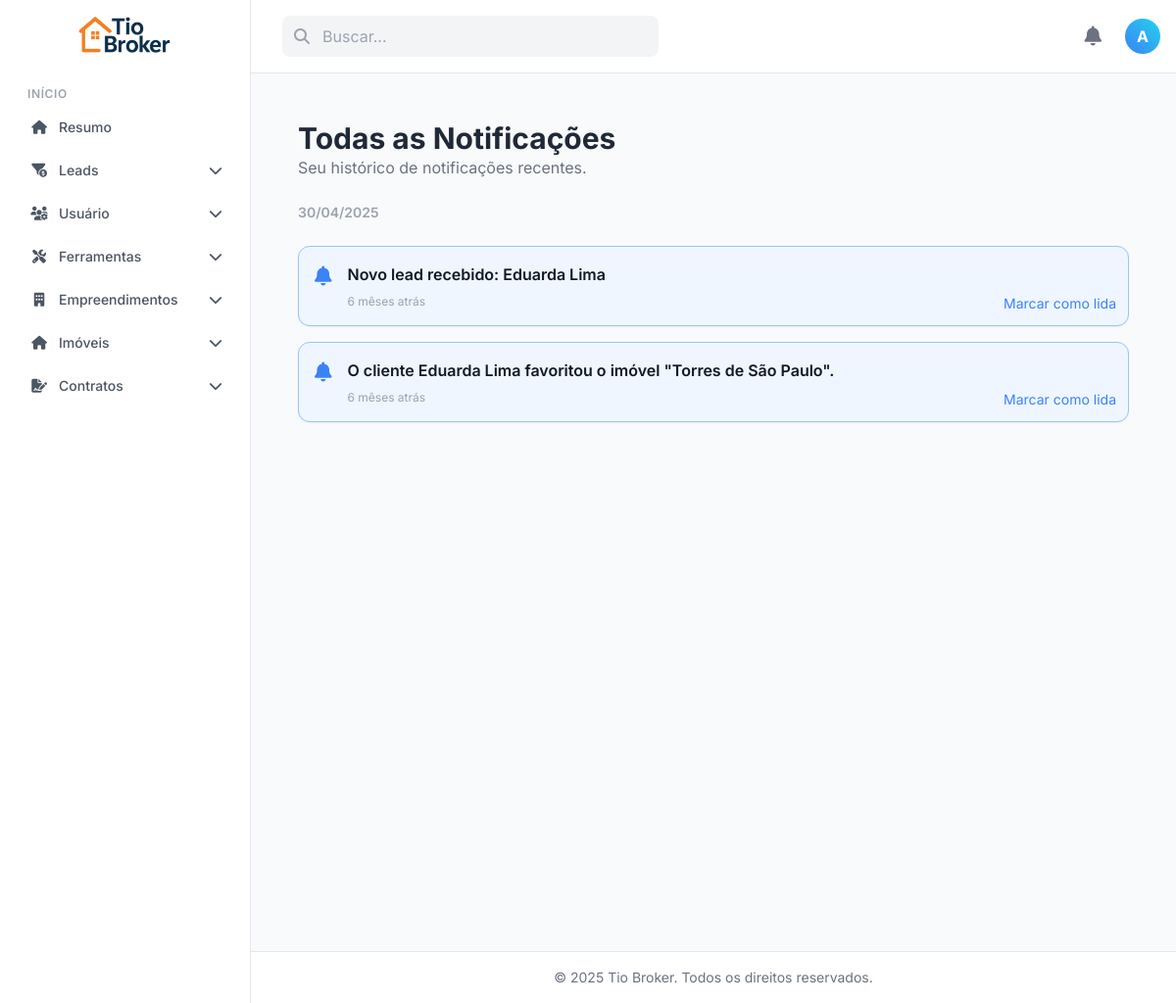
The app's page /views/notificacoes/todas.php (signed in) with its own data.
### tables this page shows
CREATE TABLE notificacoes (
    id_notificacao INT AUTO_INCREMENT PRIMARY KEY,
    id_usuario INT NOT NULL,
    mensagem TEXT NOT NULL,
    data_envio DATETIME DEFAULT CURRENT_TIMESTAMP,
    lida BOOLEAN NOT NULL DEFAULT FALSE,
    FOREIGN KEY (id_usuario) REFERENCES usuario (id_usuario) ON DELETE CASCADE
);

### views/notificacoes/todas.php (called while the page is built, shortened)
<?php
include __DIR__ . '/../layout/template_base.php';
?>

### models/Notificacao.php (called while the page is built, shortened)
<?php
class Notificacao {
    private $db;
    public function __construct(mysqli $db) {
        $this->db = $db;
    }
    public function buscarTodasPorUsuario(int $id_usuario, int $limite = 50): array {
        $sql = "SELECT * FROM notificacoes
                WHERE id_usuario = ?
                ORDER BY data_envio DESC
                LIMIT ?";
        $stmt = $this->db->prepare($sql);
        $stmt->bind_param("ii", $id_usuario, $limite);
        $stmt->execute();
        $result = $stmt->get_result();
        return $result ? $result->fetch_all(MYSQLI_ASSOC) : [];
    }
}
?>

### views/notificacoes/todas_content.php (the view, shortened to what this page needs)
<?php
require_once __DIR__ . '/../../config/config.php';
require_once __DIR__ . '/../../models/Notificacao.php';
$mysqli = $connection;
$id_usuario = (int)($_SESSION['usuario']['id_usuario'] ?? 0);
$notificacaoModel = new Notificacao($mysqli);
$notificacoes = $notificacaoModel->buscarTodasPorUsuario($id_usuario, 100);
function tempoRelativo($data) {
    $agora = new DateTime();
    $dataNotificacao = new DateTime($data);
    $diff = $agora->diff($dataNotificacao);
    if ($diff->m > 0) return $diff->m . " mês" . ($diff->m > 1 ? "es" : "") . " atrás";
    return "Agora mesmo";
}
$notificacoesPorDia = [];
foreach ($notificacoes as $n) {
    $dia = date('d/m/Y', strtotime($n['data_envio']));
    if (!isset($notificacoesPorDia[$dia])) {
        $notificacoesPorDia[$dia] = [];
    }
    $notificacoesPorDia[$dia][] = $n;
}
?>
<div class="p-4 sm:p-6 bg-gray-50 min-h-screen">
    <div class="mb-6">
        <h1 class="text-3xl font-bold text-gray-800">Todas as Notificações</h1>
        <p class="text-gray-500">Seu histórico de notificações recentes.</p>
    </div>
    <div class="space-y-6">
        <?php if (!empty($notificacoes)): ?>
            <?php foreach ($notificacoesPorDia as $dia => $notificacoesDia): ?>
                <div class="text-gray-400 font-semibold text-sm mb-2"><?= $dia ?></div>
                <div class="space-y-4">
                    <?php foreach ($notificacoesDia as $notificacao): ?>
                        <?php
                        $lida = $notificacao['lida'];
                        $corFundo = $lida ? 'bg-white' : 'bg-blue-50';
                        $corBorda = $lida ? 'border-gray-200' : 'border-blue-300';
                        $corTexto = $lida ? 'text-gray-700' : 'text-gray-900';
                        $icone = 'fa-bell';
                        ?>
                        <div class="notification-card flex items-start p-4 rounded-xl border <?= $corBorda ?> <?= $corFundo ?> shadow-sm hover:shadow-md transition-all duration-200 relative cursor-pointer">
                            <div class="flex-shrink-0 mr-4">
                                <i class="fas <?= $icone ?> text-blue-500 text-xl"></i>
                            </div>
                            <div class="flex-1">
                                <p class="font-semibold <?= $corTexto ?>"><?= htmlspecialchars($notificacao['mensagem']) ?></p>
                                <p class="text-gray-400 text-xs mt-2"><?= tempoRelativo($notificacao['data_envio']) ?></p>
                            </div>
                            <?php if (!$lida): ?>
                                <button class="mark-read-btn absolute bottom-3 right-3 text-blue-500 hover:underline text-sm" data-id="<?= $notificacao['id_notificacao'] ?>">Marcar como lida</button>
                            <?php endif; ?>
                        </div>
                    <?php endforeach; ?>
                </div>
            <?php endforeach; ?>
        <?php endif; ?>
    </div>
</div>

### views/layout/template_base.php (style rules this page uses)
body { font-family: 'Inter', sans-serif; background-color: #f8fafc; }

### records on screen
notificacoes: data_envio "30/04/2025", mensagem "O cliente Eduarda Lima favoritou o imóvel \"Torres de São Paulo\".", data_envio "6 mêses atrás"
notificacoes: mensagem "Novo lead recebido: Eduarda Lima", data_envio "6 mêses atrás"

### other values on screen
$primeiraLetra "A"
